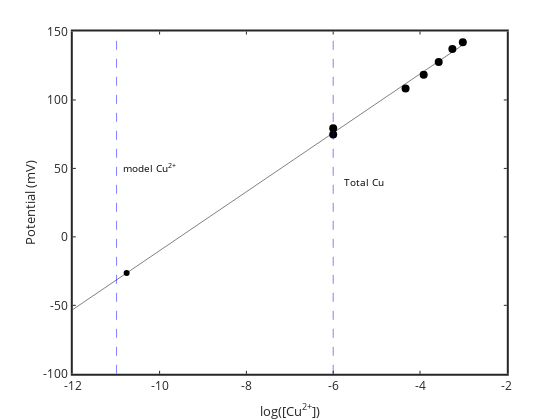

The code cell stored with this chart in its notebook:
### Code cell
% MODEL FOR COMPARISON

%model with just inorganic speciation
%geochemical model
% input the constants and solution chemistry

flag1=2; %flag1 for concentration based search vector (1) or for log based search vector (2).
flag2=1; %flag2 for numerical derivatives (2) or analtyical derivatives (1)
database=[]; 
flag3=0; % flag3 1 for show warnings. 0 no warnings
flag4=0; %if=1 solve tableau one line at a time to get a good initial guess (no solids). really challenging probs only
flag5=0; %if=1 use stored initial guess for including solids

CuT=CuTmeas; inorganicTOTALS=[CuT];
inorganicTOTALS(inorganicTOTALS==0)=1e-16; % get rid of zero values, b/c div by zero error
TOTALS=[inorganicTOTALS]; %TOTALS=inorganicTOTALS;
pH=9.4897; pe=20.75-pH; PCO2=10^-3.5;
[Cuall,CuOH,CuOH2s,CuOs,CuCO3s,tenorite,malachite,MASSERR]=CuOHCO2opentableauallsolids(pH,pe,PCO2,TOTALS',flag1,flag2,flag3,flag4,flag5,database);
[CuwithCuOs,CuOH,CuOH2s,CuOs,CuCO3s,tenorite,malachite,MASSERR]=CuOHCO2opentableauCuOs(pH,pe,PCO2,TOTALS',flag1,flag2,flag3,flag4,flag5,database);
[Cunosolid,CuOH,CuOH2s,CuOs,CuCO3s,tenorite,malachite,MASSERR]=CuOHCO2opentableaunosolid(pH,pe,PCO2,TOTALS',flag1,flag2,flag3,flag4,flag5,database);

plot(log10(CuTplus),Emeas,'ko','markersize',8)

hold on
plot([logCuoriginal'],[mVAoriginal'],'ko')
logCuplot=-12:0.1:-3; Eplot=polyval(param,logCuplot);
plot(logCuplot,Eplot,'k-')
set(gca,'linewidth',2)
xlabel('log[Cu^{2+}]'); ylabel('E (mV)')
hold on

%plot([log10(Cuall) log10(Cuall)],[-100 100],'b--')
plot([log10(Cunosolid) log10(Cunosolid)],[-100 150],'b--'); hold on
plot([log10(CuT) log10(CuT)],[-100 150],'b--')
%plot([-9.576 -9.576],[-100 100],'b--')

text(log10(Cunosolid)+0.1,50,'model Cu^{2+}','rotation',90)
text(log10(CuT)+0.2,40,'Total Cu','rotation',90)


xlabel('log([Cu^{2+}])')
ylabel('Potential (mV)')
set(gca,'LineWidth',2,'fontsize',12)

logCunosolid=log10(Cunosolid)
logCuoriginalsample=mean((mVAoriginal-param(2))/param(1))

### Figure 1 — Plotly figure (JSON) as saved in the notebook; plotly's stock layout.template omitted (floating-point values rounded to 4 significant figures)
{"data": [{"line": {"color": "rgb(0, 0, 0)", "width": 0.5}, "marker": {"color": "rgb(0, 0, 0)", "line": {"color": "rgb(0, 0, 0)"}, "size": 8, "symbol": "circle"}, "mode": "markers", "name": "", "showlegend": false, "type": "scatter", "visibility": true, "x": [-6, -6, -4.333, -3.915, -3.569, -3.254, -3.014], "xaxis": "x", "y": [74.8, 79.3, 108.4, 118.4, 127.8, 137.2, 142.2], "yaxis": "y"}, {"line": {"color": "rgb(0, 0, 0)", "width": 0.5}, "marker": {"color": "rgb(0, 0, 0)", "line": {"color": "rgb(0, 0, 0)"}, "size": 6, "symbol": "circle"}, "mode": "markers", "name": "", "showlegend": false, "type": "scatter", "visibility": true, "x": [-10.76], "xaxis": "x", "y": [-26.4], "yaxis": "y"}, {"line": {"color": "rgb(0, 0, 0)", "dash": "solid", "width": 0.5}, "marker": {"color": "rgb(0, 0, 0)", "line": {"color": "rgb(0, 0, 0)"}, "size": 6, "symbol": "none"}, "mode": "lines", "name": "", "showlegend": false, "type": "scatter", "visibility": true, "x": [-12, -11.9, -11.8, -11.7, -11.6, -11.5, -11.4, -11.3, -11.2, -11.1, -11, -10.9, -10.8, -10.7, -10.6, -10.5, -10.4, -10.3, -10.2, -10.1, -10, -9.9, -9.8, -9.7, -9.6, -9.5, -9.4, -9.3, -9.2, -9.1, -9, -8.9, -8.8, -8.7, -8.6, -8.5, -8.4, -8.3, -8.2, -8.1, -8, -7.9, -7.8, -7.7, -7.6, -7.5, -7.4, -7.3, -7.2, -7.1, -7, -6.9, -6.8, -6.7, -6.6, -6.5, -6.4, -6.3, -6.2, -6.1, -6, -5.9, -5.8, -5.7, -5.6, -5.5, -5.4, -5.3, -5.2, -5.1, -5, -4.9, -4.8, -4.7, -4.6, -4.5, -4.4, -4.3, -4.2, -4.1, -4, -3.9, -3.8, -3.7, -3.6, -3.5, -3.4, -3.3, -3.2, -3.1, -3], "xaxis": "x", "y": [-53.08, -50.93, -48.78, -46.63, -44.48, -42.33, -40.18, -38.02, -35.87, -33.72, -31.57, -29.42, -27.27, -25.12, -22.97, -20.82, -18.67, -16.52, -14.37, -12.21, -10.06, -7.913, -5.762, -3.611, -1.46, 0.6908, 2.842, 4.993, 7.143, 9.294, 11.45, 13.6, 15.75, 17.9, 20.05, 22.2, 24.35, 26.5, 28.65, 30.8, 32.95, 35.1, 37.26, 39.41, 41.56, 43.71, 45.86, 48.01, 50.16, 52.31, 54.46, 56.61, 58.76, 60.91, 63.07, 65.22, 67.37, 69.52, 71.67, 73.82, 75.97, 78.12, 80.27, 82.42, 84.57, 86.73, 88.88, 91.03, 93.18, 95.33, 97.48, 99.63, 101.8, 103.9, 106.1, 108.2, 110.4, 112.5, 114.7, 116.8, 119.0, 121.1, 123.3, 125.4, 127.6, 129.7, 131.9, 134.0, 136.2, 138.3, 140.5], "yaxis": "y"}, {"line": {"color": "rgb(0,0,255)", "dash": "dash", "width": 0.5}, "marker": {"color": "rgb(0,0,255)", "line": {"color": "rgb(0,0,255)"}, "size": 6, "symbol": "none"}, "mode": "lines", "name": "", "showlegend": false, "type": "scatter", "visibility": true, "x": [-10.99, -10.99], "xaxis": "x", "y": [-100, 150], "yaxis": "y"}, {"line": {"color": "rgb(0,0,255)", "dash": "dash", "width": 0.5}, "marker": {"color": "rgb(0,0,255)", "line": {"color": "rgb(0,0,255)"}, "size": 6, "symbol": "none"}, "mode": "lines", "name": "", "showlegend": false, "type": "scatter", "visibility": true, "x": [-6, -6], "xaxis": "x", "y": [-100, 150], "yaxis": "y"}], "layout": {"annotations": [{"font": {"color": "rgb(0, 0, 0)", "size": 10}, "showarrow": false, "text": "model Cu<sup>2+</sup>", "x": -10.89, "xanchor": "left", "xref": "x", "y": 50, "yanchor": "middle", "yref": "y"}, {"font": {"color": "rgb(0, 0, 0)", "size": 10}, "showarrow": false, "text": "Total Cu", "x": -5.8, "xanchor": "left", "xref": "x", "y": 40, "yanchor": "middle", "yref": "y"}], "height": 420, "hovermode": "closest", "margin": {"b": 0, "l": 0, "r": 0, "t": 0}, "plot_bgcolor": "rgba(0, 0, 0, 0)", "showlegend": false, "width": 560, "xaxis": {"anchor": "y", "autorange": false, "domain": [0.13, 0.905], "exponentformat": "none", "gridcolor": "rgba(38,38,38,0.15)", "gridwidth": 2, "linecolor": "rgb(38,38,38)", "linewidth": 2, "mirror": "ticks", "range": [-12, -2], "showgrid": false, "showline": true, "side": "bottom", "spikedash": "solid", "spikemode": "across", "spikesides": false, "spikethickness": 1, "tickangle": 0, "tickcolor": "rgb(38,38,38)", "tickfont": {"color": "rgb(38,38,38)", "size": 12}, "ticklen": 3, "ticks": "inside", "ticktext": ["-12", "-10", "-8", "-6", "-4", "-2"], "tickvals": [-12, -10, -8, -6, -4, -2], "title": {"font": {"color": "rgb(38,38,38)", "size": 13.2}, "text": "log([Cu<sup>2+</sup>])"}, "type": "linear", "visible": true, "zeroline": false}, "yaxis": {"anchor": "x", "autorange": false, "domain": [0.11, 0.925], "exponentformat": "none", "gridcolor": "rgba(38,38,38,0.15)", "gridwidth": 2, "linecolor": "rgb(38,38,38)", "linewidth": 2, "mirror": "ticks", "range": [-100, 150], "showgrid": false, "showline": true, "side": "left", "spikedash": "solid", "spikemode": "across", "spikesides": false, "spikethickness": 1, "tickangle": 0, "tickcolor": "rgb(38,38,38)", "tickfont": {"color": "rgb(38,38,38)", "size": 12}, "ticklen": 3, "ticks": "inside", "ticktext": ["-100", "-50", "0", "50", "100", "150"], "tickvals": [-100, -50, 0, 50, 100, 150], "title": {"font": {"color": "rgb(38,38,38)", "size": 13.2}, "text": "Potential (mV)"}, "type": "linear", "visible": true, "zeroline": false}}}
